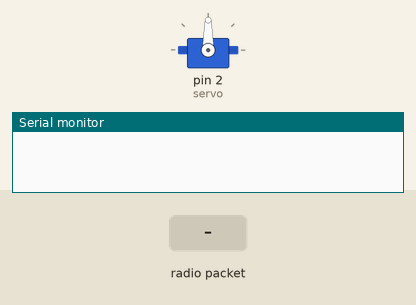
Bench run of a sketch on a simulated Arduino Uno, built with avr-gcc and run on an emulated ATmega328P. On the bench: servo, the last lines printed to the serial monitor. Inputs (shaded band) come from the test bench. No radio packets arrive unless stated.

Above: at 2.2 s.
2.3 s: radio packet "1" arrives
At 3.7 s:
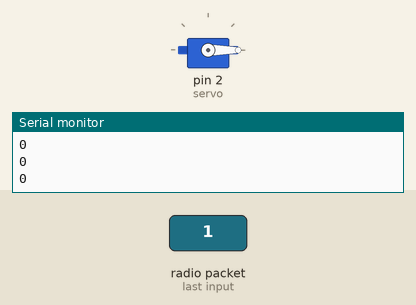
Timing chart, 0 to 5.3 s (numbered marks = the images above; inputs shaded):
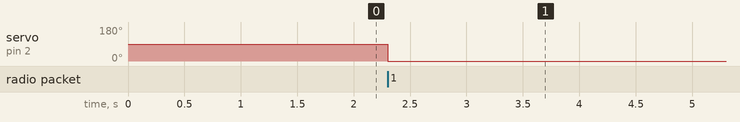

The sketch:

accelerationTriggerDataReceive.ino
```cpp
#include <RF24.h>
#include <SPI.h>
#include <Servo.h>

RF24 myRadio (7, 8);
byte addresses [][6] = {"0"};

// Create servo object to control a servo
Servo servo;
int pos = 0;

// Joystick Pins
//int steeringPin   = A0;   // Steering Josytick Pin
int steeringValue = 0;    // variable to read the value from the analog steeringPin

//data package receive
struct package
{
  int id=1;
  int steer = A0;
  int acceleration = A2;
  int reverse = A4;
  int servoAngle;
};

typedef struct package Package;
Package data;


void setup()
{
  Serial.begin(9600);
  delay(1000);

  servo.attach(2); // Attach the servo object to the servo Pin

  myRadio.begin();
  myRadio.setChannel(115);
  myRadio.setPALevel(RF24_PA_MAX);
  myRadio.setDataRate( RF24_250KBPS );
  myRadio.openReadingPipe(1,  addresses[0]);
  myRadio.startListening();

}

void loop()
{
  if ( myRadio.available())
  {
    while (myRadio.available())
    {
      myRadio.read( &data, sizeof(data) );
      servo.write(data.servoAngle);// set the angle on the Servo
    }

  Serial.print("\nPackage:");
  Serial.print(data.id);
  Serial.print("\n");
  Serial.println(data.acceleration);
  Serial.println(data.reverse);
  Serial.println(data.servoAngle);

  }
}
```

Measured:
- after the input at 2.3 s, servo on pin 2 (servo): 90° → 0° at once
